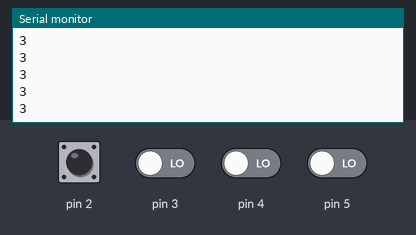
The sketch below on a simulated Arduino Uno, built with avr-gcc and run on an emulated ATmega328P. Parts: the last lines printed to the serial monitor. The test bench sets the inputs (shaded band); at power-on: pin 2 HIGH, pin 3–5 LOW.

Above: at 1.2 s.
1.3 s: pin 3 driven HIGH
At 2.2 s:
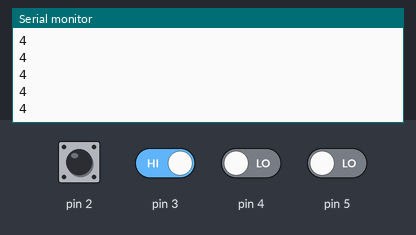
2.8 s: pin 4 driven HIGH
At 3.4 s:
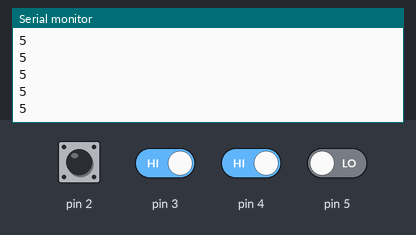
Timing chart, 0 to 5.8 s (numbered marks = the images above; inputs shaded):
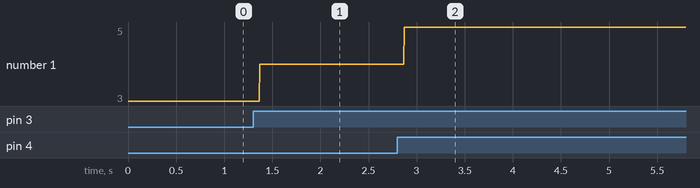

Measured:
- after the input at 1.3 s, the serial monitor: prints a new line after 0.07 s (image 1)
- after the input at 2.8 s, the serial monitor: prints a new line after 0.07 s (image 2)
- plotted number 1: 3 → 4 after the input at 1.3 s, 4 → 5 after the input at 2.8 s

The sketch:

APC_otvet.ino
```cpp
void setup() {
  Serial.begin(9600);
  pinMode(2, INPUT);
  pinMode(3, INPUT);
  pinMode(4, INPUT);
  pinMode(5, INPUT);
}

void loop() {
  char apc;
  while ( digitalRead(2) == 0) {
    apc = '2';
    Serial.println(apc);
  }
  while ( digitalRead(3) == 0) {
    apc = '3';
    Serial.println(apc);
  }
  while ( digitalRead(4) == 0) {
    apc = '4';
    Serial.println(apc);
  }
  while ( digitalRead(5) == 0) {
    apc = '5';
    Serial.println(apc);
  }

}
```
